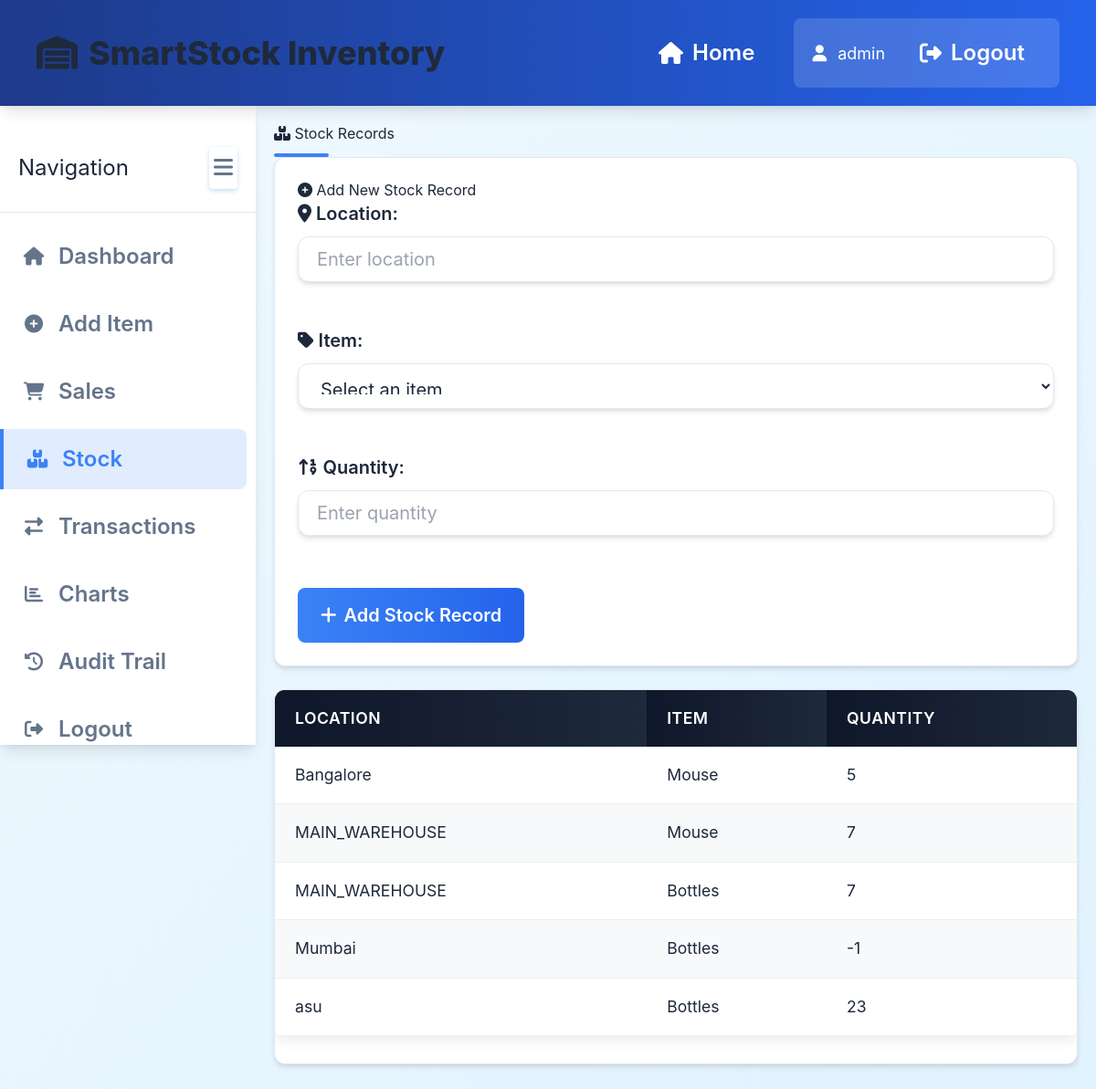
/stock (signed in), run on the app's committed database.
### tables this page shows
CREATE TABLE Stock (
            location TEXT,
            item_code INTEGER,
            qty INTEGER,
            FOREIGN KEY (item_code) REFERENCES "Item_old"(item_code)
        );

CREATE TABLE Item (
                    item_code INTEGER PRIMARY KEY AUTOINCREMENT,
                    name TEXT,
                    qty INTEGER,
                    price REAL,
                    admin_id INTEGER,
                    created_at TIMESTAMP DEFAULT CURRENT_TIMESTAMP,
                    updated_at TIMESTAMP DEFAULT CURRENT_TIMESTAMP,
                    FOREIGN KEY (admin_id) REFERENCES Admin(admin_id)
                );

### app.py (the view, shortened to what this page needs)
@app.route('/stock', methods=['GET', 'POST'])
def stock():
    if 'logged_in' not in session:
        return redirect('/login')
    conn = get_db_connection()
    queries = load_sql_query('read_queries.sql').split(';')
    stock_query = queries[5].strip()  # Get stock records query
    stock_records = conn.execute(stock_query).fetchall()
    items_query = queries[0].strip()  # Get all items query
    items = conn.execute(items_query).fetchall()
    conn.close()
    return render_template('stock.html', stock_records=stock_records, items=items)

### app.py (called while the page is built)
def get_db_connection():
    conn = sqlite3.connect('smartstock.db')
    conn.row_factory = sqlite3.Row
    return conn

@app.context_processor
def inject_session():
    return dict(session=session)

### sql/sql_utils.py (called while the page is built)
def load_sql_query(filename):
    sql_dir = os.path.dirname(os.path.abspath(__file__))
    file_path = os.path.join(sql_dir, filename)
    with open(file_path, 'r') as file:
        return file.read().strip()

### templates/stock.html (shortened to what this page needs)
<!DOCTYPE html>
<html lang="en">
<head>
    <script src="https://cdn.tailwindcss.com"></script>
    <link rel="stylesheet" href="https://cdnjs.cloudflare.com/ajax/libs/font-awesome/6.4.0/css/all.min.css">
    <link rel="stylesheet" href="{{ url_for('static', filename='style.css') }}">
</head>
<body>
    <header class="header">
        <div class="flex items-center">
            <h1><i class="fas fa-warehouse"></i> SmartStock Inventory</h1>
        </div>
        <div class="header-nav">
            <a href="/"><i class="fas fa-home"></i> Home</a>
            <div class="user-menu">
                <i class="fas fa-user"></i>
                <span>{{ session.username }}</span>
                <a href="/logout" class="ml-2"><i class="fas fa-sign-out-alt"></i> Logout</a>
            </div>
        </div>
    </header>
    <div class="main-layout">
        <aside class="sidebar">
            <div class="sidebar-header">
                <h3>Navigation</h3>
                <button class="toggle-sidebar">
                    <i class="fas fa-bars"></i>
                </button>
            </div>
            <ul class="sidebar-nav">
                <li><a href="/"><i class="fas fa-home"></i> <span>Dashboard</span></a></li>
                <li><a href="/add-item"><i class="fas fa-plus-circle"></i> <span>Add Item</span></a></li>
                <li><a href="/sales"><i class="fas fa-shopping-cart"></i> <span>Sales</span></a></li>
                <li><a href="/stock" class="active"><i class="fas fa-boxes"></i> <span>Stock</span></a></li>
                <li><a href="/transactions"><i class="fas fa-exchange-alt"></i> <span>Transactions</span></a></li>
                <li><a href="/stock-chart"><i class="fas fa-chart-bar"></i> <span>Charts</span></a></li>
                <li><a href="/audit-trail"><i class="fas fa-history"></i> <span>Audit Trail</span></a></li>
                <li><a href="/logout"><i class="fas fa-sign-out-alt"></i> <span>Logout</span></a></li>
            </ul>
        </aside>
        <main class="main-content">
            <h2><i class="fas fa-boxes"></i> Stock Records</h2>
            <form method="POST" class="card stock-form">
                <h3><i class="fas fa-plus-circle"></i> Add New Stock Record</h3>
                <div class="mb-6">
                    <label for="location"><i class="fas fa-map-marker-alt"></i> Location:</label>
                    <input type="text" id="location" name="location" required placeholder="Enter location" class="stock-form-input">
                </div>
                <div class="mb-6">
                    <label for="item_code"><i class="fas fa-tag"></i> Item:</label>
                    <select id="item_code" name="item_code" required class="stock-form-select">
                        <option value="">Select an item</option>
                    </select>
                </div>
                <div class="mb-8">
                    <label for="qty"><i class="fas fa-sort-numeric-up"></i> Quantity:</label>
                    <input type="number" id="qty" name="qty" required placeholder="Enter quantity" class="stock-form-input">
                </div>
                <button type="submit" class="btn btn-primary">
                    <i class="fas fa-plus"></i> Add Stock Record
                </button>
            </form>
            {% if stock_records %}
            <div class="table-container">
                <div class="table-responsive">
                    <table>
                        <thead>
                            <tr>
                                <th>Location</th>
                                <th>Item</th>
                                <th>Quantity</th>
                            </tr>
                        </thead>
                        <tbody>
                            {% for record in stock_records %}
                            <tr>
                                <td>{{ record.location }}</td>
                                <td>{{ record.item_name }}</td>
                                <td>{{ record.qty }}</td>
                            </tr>
                            {% endfor %}
                        </tbody>
                    </table>
                </div>
            </div>
            {% endif %}
        </main>
    </div>
</body>
</html>

### data on the page
Stock: location "Bangalore", item_name "Mouse", qty "5"
Stock: location "MAIN_WAREHOUSE", item_name "Mouse", qty "7"
Stock: location "MAIN_WAREHOUSE", item_name "Bottles", qty "7"
Stock: location "Mumbai", item_name "Bottles", qty "-1"
Stock: location "asu", item_name "Bottles", qty "23"

### other printed values
{{ session.username }} "admin"
